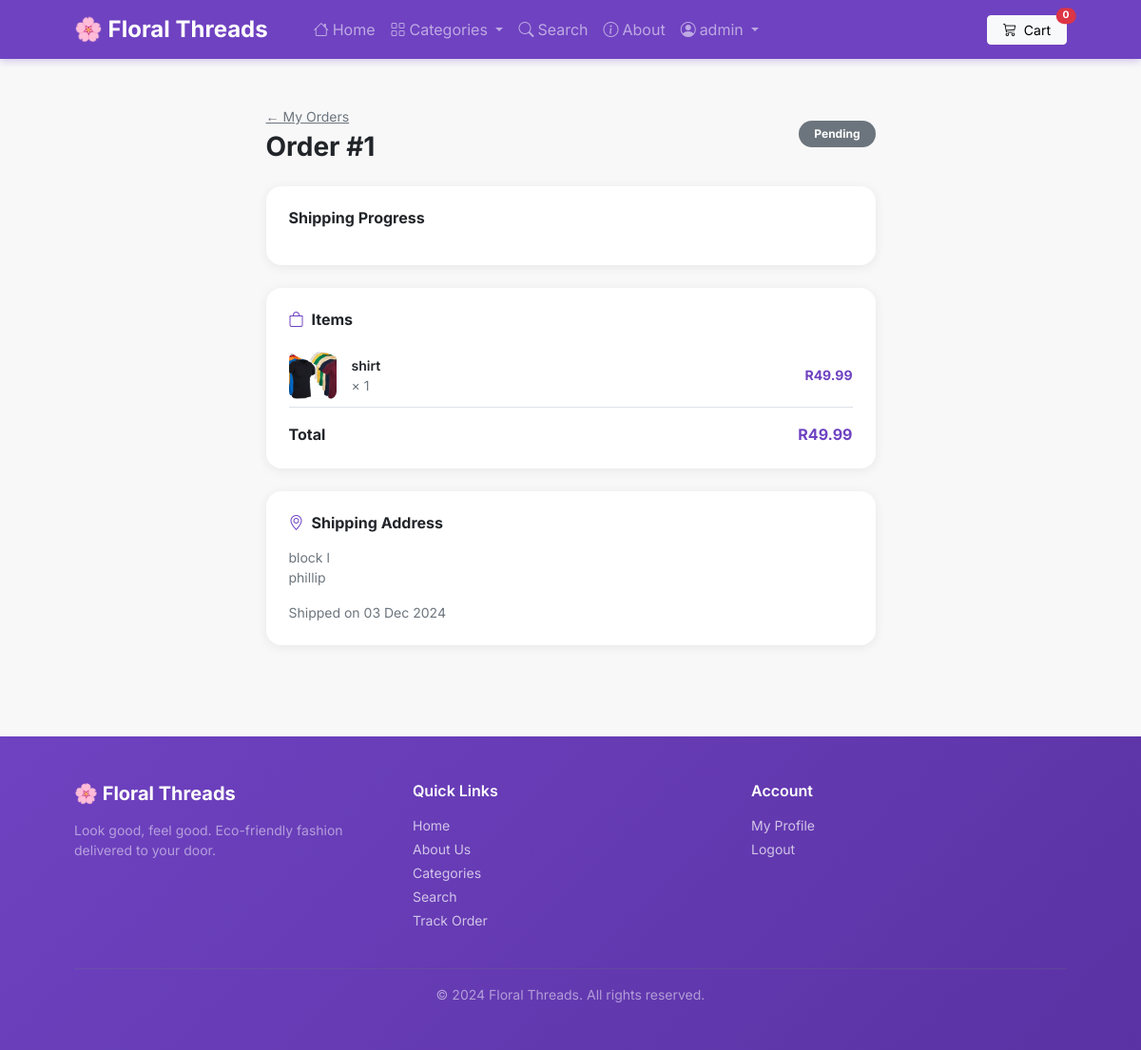
/payment/my-orders/1 (signed in), run on the app's committed database.
### payment/models.py (models this page shows, shortened)
class Order(models.Model):
    STATUS_PENDING = 'pending'
    STATUS_PROCESSING = 'processing'
    STATUS_SHIPPED = 'shipped'
    STATUS_DELIVERED = 'delivered'
    STATUS_CHOICES = [
        (STATUS_PENDING, 'Pending'),
        (STATUS_PROCESSING, 'Processing'),
        (STATUS_SHIPPED, 'Shipped'),
        (STATUS_DELIVERED, 'Delivered'),
    ]
    user = models.ForeignKey(User, on_delete=models.CASCADE, null=True, blank=True)
    full_name = models.CharField(max_length=250)
    email = models.CharField(max_length=250)
    shipping_address = models.TextField(max_length=15000)
    amount_paid = models.DecimalField(max_digits=7, decimal_places=2)
    date_ordered = models.DateTimeField(auto_now_add=True)
    shipped = models.BooleanField(default=False)
    date_shipped = models.DateTimeField(blank=True, null=True)
    status = models.CharField(max_length=20, choices=STATUS_CHOICES, default=STATUS_PENDING)
    tracking_number = models.CharField(max_length=100, blank=True, null=True)
    stripe_payment_intent = models.CharField(max_length=255, blank=True, null=True)

class OrderItem(models.Model):
    order = models.ForeignKey(Order, on_delete=models.CASCADE, null=True)
    product = models.ForeignKey(Product, on_delete=models.CASCADE, null=True)
    user = models.ForeignKey(User, on_delete=models.CASCADE, null=True, blank=True)
    quantity = models.PositiveBigIntegerField(default=1)
    price = models.DecimalField(max_digits=7, decimal_places=2)

### myApp/models.py (models this page shows)
class Product(models.Model):
    name = models.CharField(max_length=100)  # Corrected max_Length to max_length
    price = models.DecimalField(default=0, decimal_places=2, max_digits=6)
    category = models.ForeignKey(Category, on_delete=models.CASCADE, default=1)
    description = models.CharField(max_length=250, default='', blank=True)
    image = models.ImageField(upload_to='uploads/product/')

### payment/views.py (the view)
# urls.py: path("my-orders/<int:pk>", views.my_order_detail, name="my_order_detail"),
def my_order_detail(request, pk):
    if not request.user.is_authenticated:
        return redirect('login')
    order = get_object_or_404(Order, pk=pk, user=request.user)
    items = OrderItem.objects.filter(order=order).select_related('product')
    return render(request, 'payment/my_order_detail.html', {'order': order, 'items': items})

### addcart/addcart.py (called while the page is built)
    def total_quantity(self):
        return sum(self.cart.values())

### addcart/context_processors.py (called while the page is built)
def addcart(request):
    return {'addcart':Cart(request)}

### payment/templates/payment/my_order_detail.html (shortened to what this page needs)
{% extends 'myApp/base.html' %}
{% block content %}
<div class="container py-5">
    <div class="row justify-content-center">
        <div class="col-lg-7">
            <div class="d-flex justify-content-between align-items-center mb-4">
                <div>
                    <a href="{% url 'my_orders' %}" class="text-muted small">← My Orders</a>
                    <h3 class="fw-bold mb-0 mt-1">Order #{{ order.id }}</h3>
                </div>
                <span class="badge px-3 py-2
                    {% if order.status == 'delivered' %}bg-success
                    {% elif order.status == 'shipped' %}bg-primary
                    {% elif order.status == 'processing' %}bg-warning text-dark
                    {% else %}bg-secondary{% endif %}" style="border-radius:50px;">
                    {{ order.get_status_display }}
                </span>
            </div>
            <div class="card border-0 shadow-sm p-4 mb-4" style="border-radius:16px;">
                <h6 class="fw-bold mb-3">Shipping Progress</h6>
            </div>
            <div class="card border-0 shadow-sm p-4 mb-4" style="border-radius:16px;">
                <h6 class="fw-bold mb-3"><i class="bi bi-bag me-2" style="color:#6f42c1;"></i>Items</h6>
                {% for item in items %}
                <div class="d-flex align-items-center gap-3 py-2 border-bottom">
                    <img src="{{ item.product.image.url }}" style="width:50px;height:50px;object-fit:cover;border-radius:8px;" alt="">
                    <div class="flex-grow-1">
                        <div class="fw-semibold small">{{ item.product.name }}</div>
                        <div class="text-muted small">× {{ item.quantity }}</div>
                    </div>
                    <span class="fw-bold small" style="color:#6f42c1;">R{{ item.price }}</span>
                </div>
                {% endfor %}
                <div class="d-flex justify-content-between fw-bold pt-3">
                    <span>Total</span>
                    <span style="color:#6f42c1;">R{{ order.amount_paid }}</span>
                </div>
            </div>
            <div class="card border-0 shadow-sm p-4" style="border-radius:16px;">
                <h6 class="fw-bold mb-3"><i class="bi bi-geo-alt me-2" style="color:#6f42c1;"></i>Shipping Address</h6>
                <pre class="text-muted small mb-0" style="font-family:inherit;white-space:pre-wrap;">{{ order.shipping_address }}</pre>
                {% if order.date_shipped %}<p class="text-muted small mt-3 mb-0">Shipped on {{ order.date_shipped|date:"d M Y" }}</p>{% endif %}
            </div>
        </div>
    </div>
</div>
{% endblock %}

### myApp/templates/myApp/navbar.html (shortened to what this page needs)
<nav class="navbar navbar-expand-lg navbar-dark" style="background: #6f42c1; box-shadow: 0 2px 8px rgba(111,66,193,0.3);">
    <div class="container px-4 px-lg-5">
        <a class="navbar-brand fw-bold fs-4" href="{% url 'home' %}">🌸 Floral Threads</a>
        <div class="collapse navbar-collapse" id="navbarMain">
            <ul class="navbar-nav me-auto mb-2 mb-lg-0 ms-lg-4">
                <li class="nav-item"><a class="nav-link" href="{% url 'home' %}"><i class="bi bi-house me-1"></i>Home</a></li>
                <li class="nav-item dropdown">
                    <a class="nav-link dropdown-toggle" href="#" role="button" data-bs-toggle="dropdown">
                        <i class="bi bi-grid me-1"></i>Categories
                    </a>
                </li>
                <li class="nav-item"><a class="nav-link" href="{% url 'search' %}"><i class="bi bi-search me-1"></i>Search</a></li>
                <li class="nav-item"><a class="nav-link" href="{% url 'about' %}"><i class="bi bi-info-circle me-1"></i>About</a></li>
                {% if user.is_authenticated %}
                <li class="nav-item dropdown">
                    <a class="nav-link dropdown-toggle" href="#" role="button" data-bs-toggle="dropdown">
                        <i class="bi bi-person-circle me-1"></i>{{ user.first_name|default:user.username }}
                    </a>
                </li>
                {% else %}
                <li class="nav-item"><a class="nav-link" href="{% url 'login' %}">Login</a></li>
                <li class="nav-item"><a class="nav-link" href="{% url 'register' %}">Register</a></li>
                {% endif %}
            </ul>
            <a href="{% url 'addcart_summary' %}" class="btn btn-light btn-sm px-3 position-relative">
                <i class="bi bi-cart3 me-1"></i> Cart
                <span class="position-absolute top-0 start-100 translate-middle badge rounded-pill bg-danger" id="cart_quantity" style="font-size:0.65rem;">
                    {{ addcart.total_quantity }}
                </span>
            </a>
        </div>
    </div>
</nav>

### myApp/templates/myApp/base.html (style rules this page uses)
body { font-family: 'Inter', sans-serif; background: #f8f8f8; }
.card { border-radius: 12px; }
.card.border-0.shadow-sm { box-shadow: 0 2px 12px rgba(0,0,0,0.07) !important; }

### data on the page
Order: id "1", status "Pending", amount_paid "49.99", shipping_address "block l phillip", date_shipped "03 Dec 2024"
OrderItem: product.image (picture), product.name "shirt", quantity "1", price "49.99"

### other printed values
{{ user.first_name|default:user.username }} "admin"
{{ addcart.total_quantity }} "0"
